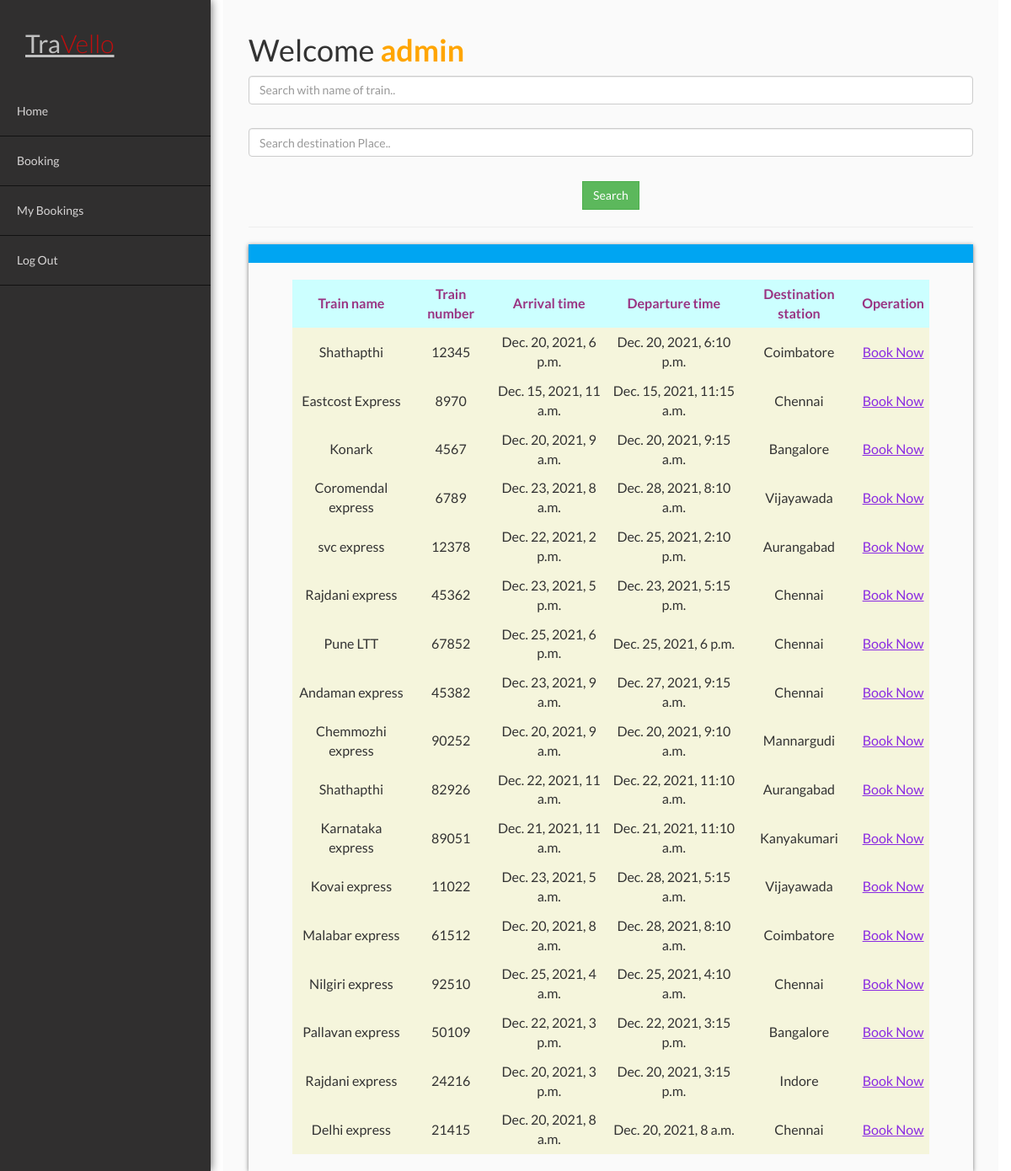
The page /dashboard/ (signed in) on the database its author committed.
### pages/models.py (models this page shows, shortened)
class TrainModels(models.Model):
    train_number = models.IntegerField()
    train_name = models.CharField(max_length=50)
    from_date = models.DateField(auto_now_add=False)
    end_date = models.DateField(auto_now=False)
    coaches = models.CharField(max_length = 10,choices = choice)
    arrival_time = models.DateTimeField(default= timezone.now)
    departure_time = models.DateTimeField(default= timezone.now)
    source_station = models.CharField(max_length=45)
    dest_station = models.CharField(max_length=50)

### pages/views.py (the view)
# urls.py: path('dashboard/',dashboard_page,name="dashboard page"),
@login_required(login_url='login')
def dashboard_page(request):
    data = TrainModels.objects.all().values()
    train_exact_name = request.GET.get('train_name')
    train_destination = request.GET.get('dest_station')
    if train_exact_name!= '' and train_exact_name is not None:
        data = data.filter(train_name__icontains = train_exact_name)
    elif train_destination!= '' and train_destination is not None:
        data = data.filter(dest_station__icontains = train_destination)
    elif train_exact_name!= '' and train_destination is not None:
        data = data.filter(Q(train_name__icontains = train_exact_name) | Q(dest_station__icontains = train_destination)).distinct()
    context = { 'data': data }
    return render(request,"pages/dashboard1.html",context)

### templates/pages/dashboard1.html (shortened to what this page needs)
{% load static %}
<!DOCTYPE html>
<html lang="en">
<head>
    <link href="{% static 'css/bootstrap.css' %}" rel="stylesheet">
    <link href="{% static 'css/bootstrap.min.css' %}" rel="stylesheet">
    <link href="{% static 'css/style.css' %}" rel="stylesheet">
</head>
<body>
        <div class="container">
        <div class="sidebar">
        <nav>
        <a href="/dashboard/">Tra<span style="color:red;">Vello</span></a>
        <ul>
        <li><a href="/dashboard/">Home</a></li>
        <li><a href="/book_trains/">Booking</a></li></a></li>
        <li><a href="/booking_lists/">My Bookings</a></li>
        <li><a href="/logout">Log Out</a></li>
        </ul>
        </nav>
        </div>
    {% block content %}
        <div class="main-content">
        <h1>Welcome <b style="color: orange;">{{user}}</b></h1>
        <center>
         <form action="" method="get">
            <input type="text" name="train_name" class="form-control" placeholder="Search with name of train..">
            <br/>
            <input type="text" name="dest_station" class="form-control" placeholder="Search destination Place..">
            <br/>
            <input type="submit" value="Search" class="btn btn-success">
         </form>
        </center>
        <hr/>
        <div class="panel-wrapper">
        <div class="panel-head">
        </div>
        <div class="panel-body">
            <center>
                <table style="width:90%;text-align:center;" cellpadding = "5" cellspacing = "5" >
                   <tr style="text-align:center;">
                      <th bgcolor=" #ccffff" style="color: #993382;">Train name</th>
                      <th bgcolor=" #ccffff" style="color: #993382">Train number</th>
                      <th bgcolor=" #ccffff" style="color: #993382">Arrival time</th>
                      <th bgcolor=" #ccffff" style="color: #993382">Departure time</th>
                      <th bgcolor=" #ccffff" style="color: #993382">Destination station</th>
                      <th bgcolor=" #ccffff" style="color: #993382">Operation</th>
                   </tr>
                   {% for datas in data %}
                   <tr style="text-align:center" >
                      <td bgcolor="#F5F5DC">{{datas.train_name}}</td>
                      <td bgcolor="#F5F5DC">{{datas.train_number}}</td>
                      <td bgcolor="#F5F5DC">{{datas.arrival_time}}</td>
                      <td bgcolor="#F5F5DC">{{datas.departure_time}}</td>
                      <td bgcolor="#F5F5DC">{{datas.dest_station}}</td>
                      <td bgcolor="#F5F5DC"><a style="color:blueviolet;text-decoration:underline;" href="/book_trains/">Book Now</a></td>
                   </tr>
                   {% endfor %}
                </table>
          </center>
        </div>
        </div>
        </div>
        </div>
        {% endblock content %}
</body>
</html>

### static/css/style.css (style rules this page uses)
* { font-family:Lato; }
html, body { height: 100%; width: 100%; }
.btn { border-radius: 0px; -webkit-transition: all 0.4s ease 0s; -moz-transition: all 0.4s ease 0s; -ms-transition: all 0.4s ease 0s; -o-transition: all 0.4s ease 0s; transition: all 0.4s ease 0s; }

### templates/pages/dashboard1.html (style rules this page uses)
* { font-family:Lato; }
a { text-decoration: none; }
th { text-align:center; }
th,td { padding:6px; }
* { margin: 0; padding: 0; box-sizing: border-box; }
body, html { font-family: 'Lato', sans-serif; font-size: 20px; height: 100%; position: relative; }
a { color: #fff; text-decoration: none; }
.container { width: 100%; height: 100%; position: relative; }
.sidebar { width: 250px; background-color: #302F2F; position: fixed; top: 0px; left: 0; bottom: 0; box-shadow: 1px 0px 10px #777; }
.sidebar nav > a { font-size: 150%; display: inline-block; padding: 30px 0px; padding-left: 30px; opacity: 0.7; transition: all 0.2s; }
.sidebar nav a span { font-weight: 300; }
.sidebar nav ul { list-style: none; }
.sidebar nav ul li { font-size: 70%; padding: 19px 0; padding-left: 20px; border-bottom: 0.5px solid #111; }
.sidebar nav ul li a { color: #D7D5D5; }
.main-content { background-color: #fafafa; width: calc(100% - 250px); height: 100%; margin-left: 250px; padding: 20px 30px; }
.main-content .panel-wrapper { margin: 20px 0; box-shadow: 0px 1px 5px #777; }
.main-content .panel-wrapper .panel-head { background-color: #00A5F2; color: #fff; padding: 10px 10px; border: 1px solid #00A5F2; }
.main-content .panel-wrapper .panel-body { padding: 20px 10px; font-size: 80%; }

### rows shown on the page
TrainModels: train_name "Shathapthi", train_number "12345", arrival_time "Dec. 20, 2021, 6 p.m.", departure_time "Dec. 20, 2021, 6:10 p.m.", dest_station "Coimbatore"
TrainModels: train_name "Eastcost Express", train_number "8970", arrival_time "Dec. 15, 2021, 11 a.m.", departure_time "Dec. 15, 2021, 11:15 a.m.", dest_station "Chennai"
TrainModels: train_name "Konark", train_number "4567", arrival_time "Dec. 20, 2021, 9 a.m.", departure_time "Dec. 20, 2021, 9:15 a.m.", dest_station "Bangalore"
TrainModels: train_name "Coromendal express", train_number "6789", arrival_time "Dec. 23, 2021, 8 a.m.", departure_time "Dec. 28, 2021, 8:10 a.m.", dest_station "Vijayawada"
TrainModels: train_name "svc express", train_number "12378", arrival_time "Dec. 22, 2021, 2 p.m.", departure_time "Dec. 25, 2021, 2:10 p.m.", dest_station "Aurangabad"
TrainModels: train_name "Rajdani express", train_number "45362", arrival_time "Dec. 23, 2021, 5 p.m.", departure_time "Dec. 23, 2021, 5:15 p.m.", dest_station "Chennai"
TrainModels: train_name "Pune LTT", train_number "67852", arrival_time "Dec. 25, 2021, 6 p.m.", departure_time "Dec. 25, 2021, 6 p.m.", dest_station "Chennai"
TrainModels: train_name "Andaman express", train_number "45382", arrival_time "Dec. 23, 2021, 9 a.m.", departure_time "Dec. 27, 2021, 9:15 a.m.", dest_station "Chennai"
TrainModels: train_name "Chemmozhi express", train_number "90252", arrival_time "Dec. 20, 2021, 9 a.m.", departure_time "Dec. 20, 2021, 9:10 a.m.", dest_station "Mannargudi"
TrainModels: train_name "Shathapthi", train_number "82926", arrival_time "Dec. 22, 2021, 11 a.m.", departure_time "Dec. 22, 2021, 11:10 a.m.", dest_station "Aurangabad"
TrainModels: train_name "Karnataka express", train_number "89051", arrival_time "Dec. 21, 2021, 11 a.m.", departure_time "Dec. 21, 2021, 11:10 a.m.", dest_station "Kanyakumari"
TrainModels: train_name "Kovai express", train_number "11022", arrival_time "Dec. 23, 2021, 5 a.m.", departure_time "Dec. 28, 2021, 5:15 a.m.", dest_station "Vijayawada"
TrainModels: train_name "Malabar express", train_number "61512", arrival_time "Dec. 20, 2021, 8 a.m.", departure_time "Dec. 28, 2021, 8:10 a.m.", dest_station "Coimbatore"
TrainModels: train_name "Nilgiri express", train_number "92510", arrival_time "Dec. 25, 2021, 4 a.m.", departure_time "Dec. 25, 2021, 4:10 a.m.", dest_station "Chennai"
TrainModels: train_name "Pallavan express", train_number "50109", arrival_time "Dec. 22, 2021, 3 p.m.", departure_time "Dec. 22, 2021, 3:15 p.m.", dest_station "Bangalore"
TrainModels: train_name "Rajdani express", train_number "24216", arrival_time "Dec. 20, 2021, 3 p.m.", departure_time "Dec. 20, 2021, 3:15 p.m.", dest_station "Indore"
TrainModels: train_name "Delhi express", train_number "21415", arrival_time "Dec. 20, 2021, 8 a.m.", departure_time "Dec. 20, 2021, 8 a.m.", dest_station "Chennai"

### other values the page prints
{{ user }} "admin"
